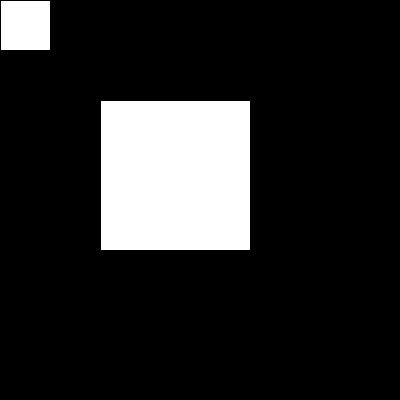
Frame 1 (no input)
Frame 60 (the mouse pressed at the canvas centre just before this capture): identical to frame 1, image omitted
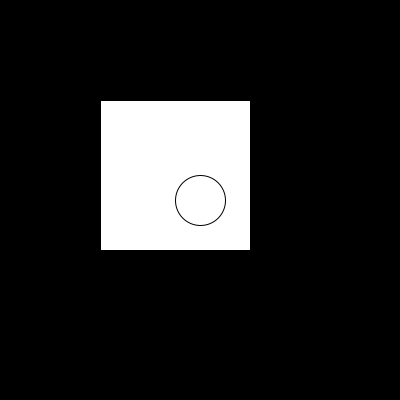
Frame 120 (the mouse held since frame 60 and released just before this capture)

The Processing sketch that drew these frames (run headless with seeded random() and noise(); from frame 60 on, the mouse is pressed at the canvas centre):

// Processing sketch: definiendoUnArea
// ── definiendoUnArea.pde
void setup() {
  size(400, 400);
}

void draw() {


  background(0);
  rect(100, 100, 150, 150);


  if (mouseX>100 && mouseX<250 && mouseY>100 && mouseY <250) {
    ellipse(mouseX, mouseY, 50, 50);
  } else {
    rect(mouseX, mouseY, 50, 50);
  }

  println(mouseX);
}
